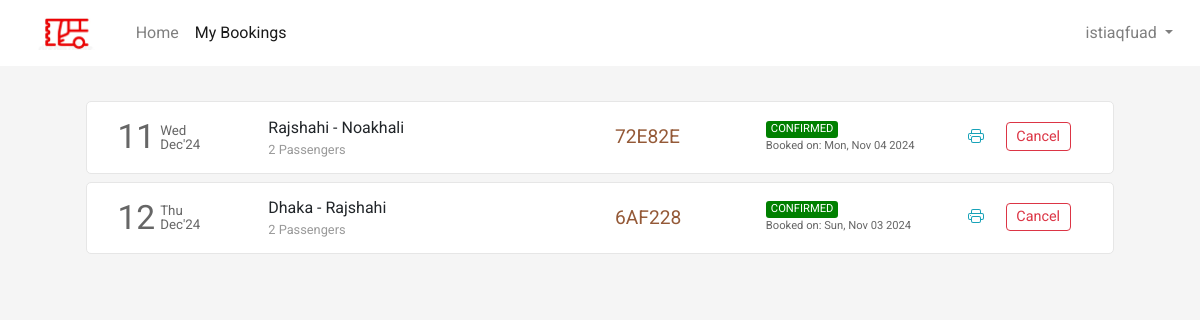
/bus/bookings (signed in), run on the app's committed database.
### flight/models.py (models this page shows, shortened)
class User(AbstractUser):
    def __str__(self):
        return f"{self.id}: {self.username}"

class Ticket(models.Model):
    user = models.ForeignKey(
        User, on_delete=models.CASCADE, related_name="bookings", blank=True, null=True
    )
    num_passenger = models.IntegerField(null=True)
    bus = models.ForeignKey(
        Bus, on_delete=models.CASCADE, related_name="buses", blank=True, null=True
    )
    ref_no = models.CharField(max_length=10, blank=True)
    seats = models.ManyToManyField(Seat, related_name="tickets")
    bus_date = models.DateTimeField(blank=True, null=True)
    bus_fare = models.FloatField(blank=True, null=True)
    other_charges = models.FloatField(blank=True, null=True)
    coupon_used = models.ForeignKey(
        Coupon, on_delete=models.CASCADE, related_name="coupons", blank=True, null=True
    )
    total_fare = models.FloatField(blank=True, null=True)
    seat_class = models.CharField(max_length=20, choices=SEAT_CLASS)
    booking_date = models.DateTimeField(default=timezone.now)
    mobile = models.CharField(max_length=20, blank=True)
    email = models.EmailField(max_length=45, blank=True)
    status = models.CharField(max_length=45, choices=TICKET_STATUS)

class Bus(models.Model):
    origin = models.ForeignKey(
        Place, on_delete=models.CASCADE, related_name="departures"
    )
    destination = models.ForeignKey(
        Place, on_delete=models.CASCADE, related_name="arrivals"
    )
    depart_time = models.TimeField(auto_now=False, auto_now_add=False)
    depart_day = models.ManyToManyField(Week, related_name="bus_of_the_day")
    seat_class = models.CharField(max_length=20, choices=SEAT_CLASS)
    fare = models.FloatField()

class Place(models.Model):
    city = models.CharField(max_length=64)
    code = models.CharField(max_length=3)

### flight/views.py (the view)
# urls.py: path("bus/bookings", views.bookings, name="bookings"),
def bookings(request):
    if request.user.is_authenticated:
        tickets = Ticket.objects.filter(user=request.user).order_by("-booking_date")
        return render(
            request, "flight/bookings.html", {"page": "bookings", "tickets": tickets}
        )
    else:
        return HttpResponseRedirect(reverse("login"))

### flight/templates/flight/bookings.html (shortened to what this page needs)
{% extends 'flight/layout.html' %}
{% load static %}
{% block head %}
    <link rel="stylesheet" href="{% static 'css/bookings_style.css' %}">
{% endblock head %}
{% block body %}
    <section class="section section1">
        <div class="container">
            {% if tickets %}
                {% for ticket in tickets %}
                    <div class="row each-booking-div" id="{{ticket.ref_no}}">
                        <div class="col-2" style="display: flex;">
                            <div style="display: flex; color: #666666; margin-top: auto;">
                                <div>
                                    <span style="font-size: 2.1em;">{{ticket.bus_date | date:"d"}}</span>
                                </div>
                                <div style="font-size: smaller; display: flex; margin: auto 0; padding-left: 5px; line-height: 1em;">
                                    <div style="margin: auto;">
                                        <div style="margin-bottom: 1px;">{{ticket.bus_date | date:"D"}}</div>
                                        <div style="margin-top: 1px;">{{ticket.bus_date | date:"M'y"}}</div>
                                    </div>
                                </div>
                            </div>
                        </div>
                        <div class="col-4 middle-div">
                            <div style="width:100%">
                                <div class="row places-div" style=" display: flex;">
                                    <div style="max-width: 45%;">{{ticket.bus.origin.city}}</div>
                                    <div>&nbsp;-&nbsp;</div>
                                    <div style="max-width: 45%;">{{ticket.bus.destination.city}}</div>
                                </div>
                                <div class="row places-div" style="font-size: .8em; color: #999999; ">
                                    <div style="max-width: 100%;">{{ticket.num_passenger}} Passengers</div>
                                </div>
                            </div>
                        </div>
                        <div class="col-2 middle-div">
                            <div style="font-size: 1.2em; color: #945937;">{{ticket.ref_no}}</div>
                        </div>
                        <div class="col-2 middle-div">
                            <div>
                                <div class="row status-div">
                                    {% if ticket.status == 'CONFIRMED' %}
                                        <div class="green">{{ticket.status}}</div>
                                    {% endif %}
                                </div>
                                <div class="row booking-date-div" style="font-size: .7em; color: #666;">
                                    {% if ticket.status == 'CONFIRMED' %}
                                        Booked on: {{ticket.booking_date | date:"D, M d Y"}}
                                    {% endif %}
                                </div>
                            </div>
                        </div>
                        <div class="col-2 last-div">
                            <div>
                                <div class="ticket-action-div">
                                    {% if ticket.status == 'CONFIRMED' %}
                                        <form action="{% url 'getticket' %}" method="get" target="_blank">
                                            <button type="submit" class="btn btn-outline-info btnp pbtn">
                                            </button>
                                        </form>
                                        <button class="btn btn-outline-danger btnp cbtn"  data-ref="{{ticket.ref_no}}" onclick="popup(this)">Cancel</button>
                                    {% endif %}
                                </div>
                            </div>
                        </div>
                    </div>
                {% endfor %}
            {% endif %}
        </div>
    </section>
{% endblock %}

### flight/templates/flight/layout.html (shortened to what this page needs)
{% load static %}
<!DOCTYPE html>
<html lang="en">
<head>
  <link rel="stylesheet" href="https://stackpath.bootstrapcdn.com/bootstrap/4.4.1/css/bootstrap.min.css">
  <link rel="stylesheet" href="https://use.typekit.net/cav5lva.css">
  <link rel="stylesheet" href="{% static 'css/layout_style.css' %}">
  {% block head %}
  {% endblock %}
</head>
<body>
  <div class="container-fluid">
    <nav class="navbar navbar-expand-lg navbar-light">
      <a class="navbar-brand" href="{% url 'index' %}">
          <img src="{% static 'img/icon_logo1.png' %}" height="34" alt="">
      </a>
      <div class="collapse navbar-collapse" id="navbarSupportedContent">
        <ul class="navbar-nav mr-auto">
          <li class="nav-item {% if not page %}active{% endif %}">
            <a class="nav-link" href="{% url 'index' %}">Home</a>
          </li>
          <li class="nav-item {% if page == 'bookings' %}active{% endif %}">
            <a class="nav-link" href="{% url 'bookings' %}">My Bookings</a>
          </li>
        </ul>
        <ul class="navbar-nav">
          {% if not user.is_authenticated %}
            <li class="nav-item">
              <button class="btn btn-outline-danger" style="border-radius: 25rem;" onclick="window.location.href = '/login';">
                <svg width="1.1em" height="1.1em" viewBox="0 1.5 16 16" class="bi bi-person-fill" fill="currentColor" xmlns="http://www.w3.org/2000/svg">
                  <path fill-rule="evenodd" d="M3 14s-1 0-1-1 1-4 6-4 6 3 6 4-1 1-1 1H3zm5-6a3 3 0 1 0 0-6 3 3 0 0 0 0 6z"/>
                </svg>
                Login
              </button>
            </li>
          {% else %}
            <li class="nav-item dropdown my-account">
              <a class="nav-link dropdown-toggle" href="#" id="navbarDropdown" role="button" data-toggle="dropdown" aria-haspopup="true" aria-expanded="false">
                {% if user.is_authenticated %}
                  {{user.username}}
                {% endif %}
              </a>
            </li>
          {% endif %}
        </ul>
      </div>
    </nav>
    <main>
      {% block body %}{% endblock %}
    </main>
  </div>
</body>
</html>

### flight/static/css/layout_style.css (style rules this page uses)
body { margin: 0px; padding: 0px; font-family: "Rubik", sans-serif; font-weight: normal; font-style: normal; min-width: 250px; }
.container-fluid { padding-left: 0px; padding-right: 0px; }
.navbar { padding: 0.7rem 1.2rem; background-color: #fff; transition-duration: 0.2s; }
.section { background-size: cover; background-position: center; background-repeat: no-repeat; padding: 30px 50px; min-height: 100vh; }

### flight/static/css/bookings_style.css (style rules this page uses)
* { font-family: 'Roboto', sans-serif; }
body { background-color: #f5f5f5; word-wrap: break-word; }
.container { cursor: pointer; }
.each-booking-div { width: 96%; margin: 5px auto 8px auto; transition-duration: .4s; padding: 10px 15px; background-color: #fff; border: 1px solid #e6e6e6; border-radius: 5px; }
.btnp { padding: .15rem .6rem; font-size: .9em; margin-top: 3px; margin-bottom: 5px; }
.each-booking-div > div { display: flex; overflow: auto; }
.each-booking-div > div > div { margin-top: auto; margin-bottom: auto; width: 100%; }
.green, .red, .orange { border-radius: 3px; color: white; padding-left: 5px; padding-right: 5px; font-size: .7em; }
.green { background-color: green; }
.ticket-action-div { display: flex; justify-content: space-evenly; }
.pbtn, .rbtn { border: 0; }

### data on the page
User: username "istiaqfuad"
Ticket: bus_date "11", bus_date "Wed", bus_date "Dec'24", bus.origin.city "Rajshahi", bus.destination.city "Noakhali", num_passenger "2", ref_no "72E82E", status "CONFIRMED", booking_date "Mon, Nov 04 2024"
Ticket: bus_date "12", bus_date "Thu", bus_date "Dec'24", bus.origin.city "Dhaka", bus.destination.city "Rajshahi", num_passenger "2", ref_no "6AF228", status "CONFIRMED", booking_date "Sun, Nov 03 2024"
